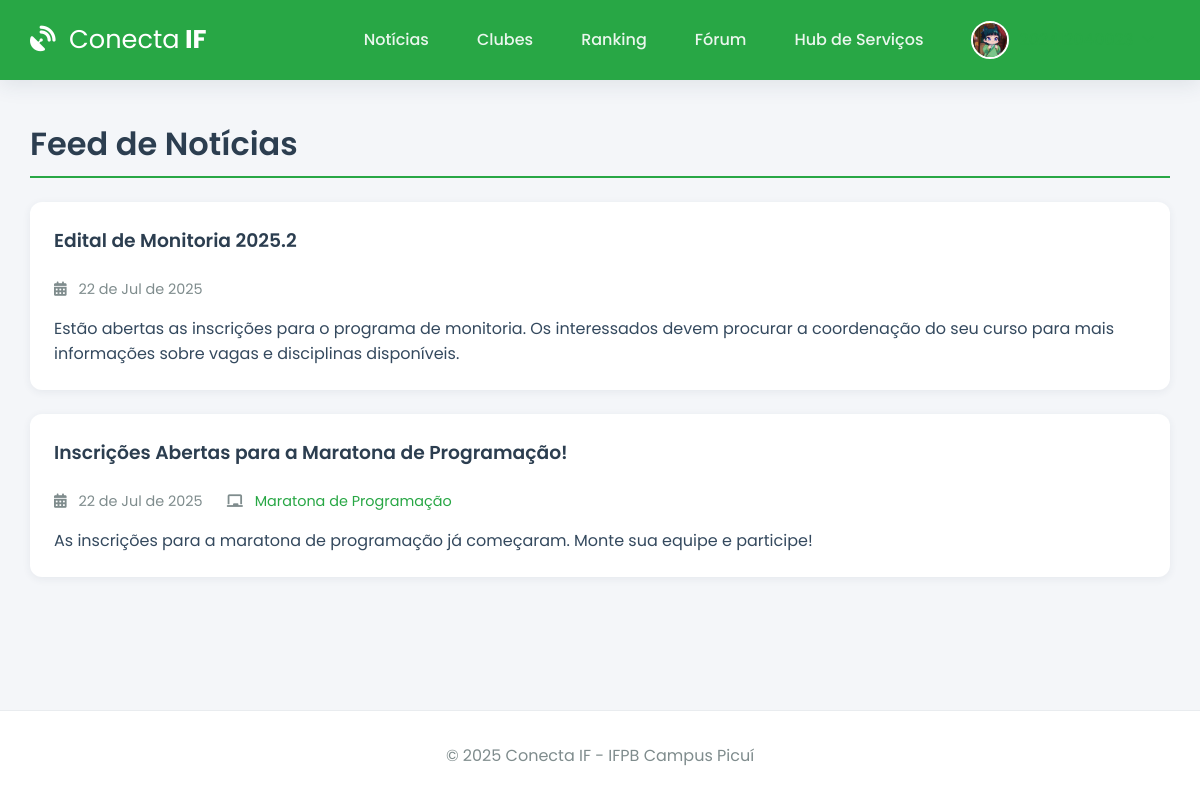
The page /noticias (signed in) on the database its author committed.
### app.py (models this page shows, shortened)
class User(db.Model):
    id = db.Column(db.Integer, primary_key=True)
    email = db.Column(db.String(120), unique=True, nullable=False)
    username = db.Column(db.String(12), unique=True, nullable=False)
    password_hash = db.Column(db.String(256), nullable=False)
    image_file = db.Column(db.String(100), nullable=False, default='default.jpg')
    eventos_inscritos = db.relationship('Evento', secondary=inscricao_evento_tabela, back_populates='alunos_inscritos', lazy='dynamic')
    clubes_membro = db.relationship('Clube', secondary=membros_clube_tabela, back_populates='membros', lazy='dynamic')
    topicos_criados = db.relationship('ForumTopico', backref='autor', lazy='dynamic', cascade="all, delete-orphan")
    posts_criados = db.relationship('ForumPost', backref='autor', lazy='dynamic', cascade="all, delete-orphan")

class Noticia(db.Model):
    id = db.Column(db.Integer, primary_key=True)
    titulo = db.Column(db.String(200), nullable=False)
    conteudo = db.Column(db.Text, nullable=False)
    data_publicacao = db.Column(db.DateTime, nullable=False, default=lambda: datetime.now(timezone.utc))
    evento_id = db.Column(db.Integer, db.ForeignKey('evento.id'), nullable=True)

class Evento(db.Model):
    id = db.Column(db.Integer, primary_key=True)
    titulo = db.Column(db.String(200), nullable=False)
    descricao = db.Column(db.Text, nullable=False)
    vagas = db.Column(db.Integer, nullable=False)
    data_evento = db.Column(db.DateTime, nullable=False, default=lambda: datetime.now(timezone.utc))
    clube_id = db.Column(db.Integer, db.ForeignKey('clube.id'), nullable=False)
    alunos_inscritos = db.relationship('User', secondary=inscricao_evento_tabela, back_populates='eventos_inscritos', lazy='dynamic')
    noticias = db.relationship('Noticia', backref='evento', lazy='dynamic', cascade="all, delete-orphan")

### app.py (the view)
@app.route('/noticias')
@login_required
def noticias():
    todas_noticias = Noticia.query.order_by(Noticia.data_publicacao.desc()).all()
    return render_template('noticias.html', noticias=todas_noticias)

### app.py (called while the page is built)
@app.before_request
def load_logged_in_user():
    user_id = session.get('user_id')
    g.user = User.query.get(user_id) if user_id else None
    if user_id and g.user is None:
        session.clear()

def login_required(f):
    @wraps(f)
    def decorated_function(*args, **kwargs):
        if g.user is None:
            flash('Você precisa fazer login para acessar esta página.', 'warning')
            return redirect(url_for('login'))
        return f(*args, **kwargs)
    return decorated_function

@app.context_processor
def inject_user_and_year():
    return dict(current_user_data=g.user, current_year=datetime.now(timezone.utc).year)

### templates/noticias.html (shortened to what this page needs)
{% extends 'base.html' %}
{% block content %}
    <h1 class="page-header">Feed de Notícias</h1>
    <div class="news-feed">
        {% for noticia in noticias %}
            <div class="card news-card">
                <div class="card-body">
                    <h3>{{ noticia.titulo }}</h3>
                    <div class="news-meta">
                        <span><i class="fas fa-calendar-alt"></i> {{ noticia.data_publicacao.strftime('%d de %b de %Y') }}</span>
                        {% if noticia.evento %}
                        <span><i class="fas fa-chalkboard"></i> <a href="{{ url_for('detalhe_evento', evento_id=noticia.evento.id) }}">{{ noticia.evento.titulo }}</a></span>
                        {% endif %}
                    </div>
                    <p>{{ noticia.conteudo }}</p>
                </div>
            </div>
        {% else %}
            <div class="card empty-state">
                <p>Nenhuma notícia publicada ainda. Volte em breve!</p>
            </div>
        {% endfor %}
    </div>
{% endblock %}

### templates/base.html (shortened to what this page needs)
<!DOCTYPE html>
<html lang="pt-br">
<head>
    <link rel="stylesheet" href="https://cdnjs.cloudflare.com/ajax/libs/font-awesome/6.5.2/css/all.min.css" />
    <link rel="stylesheet" href="{{ url_for('static', filename='css/style.css') }}">
</head>
<body>
    <header class="header">
        <div class="container">
            <nav class="navbar">
                <a class="navbar-brand" href="{{ url_for('noticias') if current_user_data else url_for('login') }}">
                    <i class="fas fa-satellite-dish"></i> <strong>Conecta</strong> IF
                </a>
                <div class="nav-links" id="nav-links">
                    {% if current_user_data %}
                        <a class="nav-item" href="{{ url_for('noticias') }}">Notícias</a>
                        <a class="nav-item" href="{{ url_for('clubes') }}">Clubes</a>
                        <a class="nav-item" href="{{ url_for('ranking') }}">Ranking</a>
                        <a class="nav-item" href="{{ url_for('forum') }}">Fórum</a>
                        <a class="nav-item" href="{{ url_for('hub_servicos') }}">Hub de Serviços</a>
                        <div class="nav-item user-menu">
                             <a class="user-menu-trigger" href="#">
                                 <img src="{{ url_for('static', filename='profile_pics/' + current_user_data.image_file) }}" class="nav-profile-image">
                                 <span>{{ current_user_data.username }}</span> <i class="fas fa-chevron-down dropdown-icon"></i>
                            </a>
                        </div>
                    {% else %}
                        <a href="{{ url_for('login') }}" class="nav-item">Entrar</a>
                        <a href="{{ url_for('register') }}" class="nav-item btn btn-outline">Registar</a>
                    {% endif %}
                </div>
            </nav>
        </div>
    </header>
    <main class="container">
        {% block content %}{% endblock %}
    </main>
    <footer class="footer">
        <p>&copy; {{ current_year }} Conecta IF - IFPB Campus Picuí</p>
    </footer>
</body>
</html>

### static/css/style.css (style rules this page uses)
:root { --ifpb-green: #28a745; --ifpb-green-dark: #218838; --dark-blue: #2c3e50; --light-gray: #ecf0f1; --medium-gray: #bdc3c7; --text-color: #34495e; --light-text: #7f8c8d; --background-color: #f4f6f9; --surface-color: #ffffff; --border-color: #e9ecef; --font-family-base: 'Poppins', sans-serif; --shadow-sm: 0 2px 8px rgba(44, 62, 80, 0.07); --shadow-md: 0 5px 20px rgba(44, 62, 80, 0.1); --border-radius: 12px; }
* { box-sizing: border-box; margin: 0; padding: 0; }
html { height: 100%; }
body { font-family: var(--font-family-base); background-color: var(--background-color); color: var(--text-color); display: flex; flex-direction: column; min-height: 100%; }
.container { width: 95%; max-width: 1200px; margin: 0 auto; }
main.container { flex-grow: 1; padding-top: 2.5rem; padding-bottom: 2.5rem; }
h1, h2, h3, h4 { font-weight: 600; color: var(--dark-blue); margin-bottom: 1.5rem; }
a { color: var(--ifpb-green); text-decoration: none; transition: color 0.2s; }
.header { background-color: var(--ifpb-green); padding: 0.8rem 0; box-shadow: var(--shadow-md); position: sticky; top: 0; z-index: 1000; }
.navbar { display: flex; justify-content: space-between; align-items: center; }
.navbar-brand { font-weight: 700; font-size: 1.6rem; color: var(--surface-color); }
.navbar-brand i { margin-right: 0.5rem; }
.navbar-brand strong { font-weight: 400; }
.nav-links { display: flex; align-items: center; gap: 1rem; }
.nav-item { color: rgba(255, 255, 255, 0.9); font-weight: 500; padding: 0.5rem 1rem; border-radius: var(--border-radius); transition: background-color 0.2s; }
.nav-profile-image { width: 38px; height: 38px; border-radius: 50%; margin-right: 10px; object-fit: cover; border: 2px solid var(--surface-color); }
.user-menu { position: relative; }
.user-menu-trigger { display: flex; align-items: center; cursor: pointer; }
.user-menu-trigger .dropdown-icon { font-size: 0.8em; margin-left: 0.5rem; transition: transform 0.2s; }
.card { background-color: var(--surface-color); border-radius: var(--border-radius); box-shadow: var(--shadow-sm); transition: all 0.3s ease-in-out; display: flex; flex-direction: column; height: 100%; }
.card .card-body { padding: 1.5rem; flex-grow: 1; }
.page-header { border-bottom: 2px solid var(--ifpb-green); padding-bottom: 0.5rem; }
.news-feed { display: grid; gap: 1.5rem; }
.news-card { box-shadow: var(--shadow-sm); }
.news-meta { display: flex; flex-wrap: wrap; gap: 1.5rem; font-size: 0.9rem; color: var(--light-text); margin-bottom: 1rem; }
.news-meta i { margin-right: 0.5rem; }
.footer { padding: 2rem 0; background-color: var(--surface-color); text-align: center; margin-top: auto; border-top: 1px solid var(--border-color); }
.footer p { margin: 0; color: var(--light-text); }

### rows shown on the page
User: image_file (placeholder picture)
Noticia: titulo "Edital de Monitoria 2025.2", data_publicacao "22 de Jul de 2025", conteudo "Estão abertas as inscrições para o programa de monitoria. Os interessados devem procurar a coordenação do seu curso para mais informações sobre vagas e disciplinas disponíveis."
Noticia: titulo "Inscrições Abertas para a Maratona de Programação!", data_publicacao "22 de Jul de 2025", evento.titulo "Maratona de Programação", conteudo "As inscrições para a maratona de programação já começaram. Monte sua equipe e participe!"
